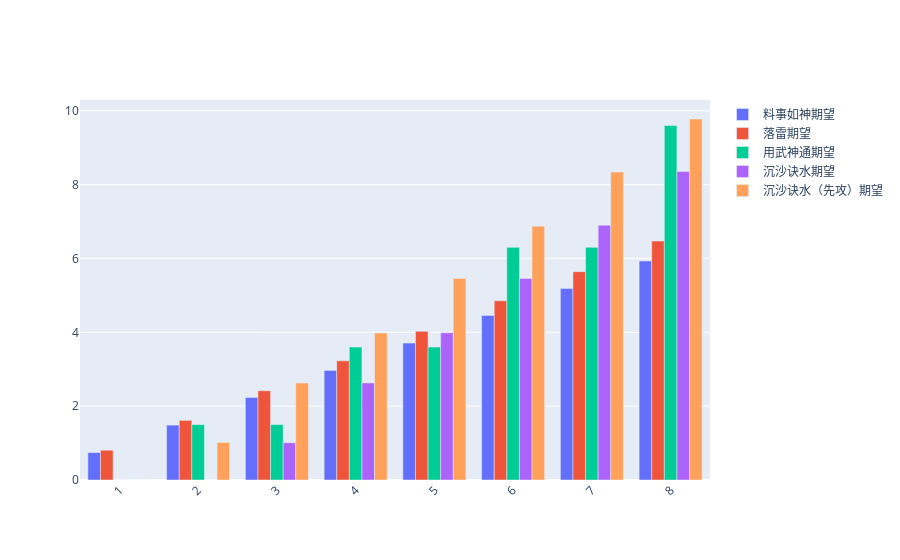

Here is the notebook cell this chart was saved with:
### Code cell
showBars(['料事如神期望', '落雷期望', '用武神通期望', '沉沙诀水期望', '沉沙诀水（先攻）期望'], [retLSRS, retLL, retYWST, retCSJS, retCSJS_X], totalNums)

### Figure 1 — Plotly figure (JSON) as saved in the notebook; plotly's stock layout.template omitted (floating-point values rounded to 4 significant figures)
{"data": [{"name": "料事如神期望", "type": "bar", "x": [1, 2, 3, 4, 5, 6, 7, 8], "y": [0.7421, 1.487, 2.232, 2.968, 3.707, 4.458, 5.189, 5.931]}, {"name": "落雷期望", "type": "bar", "x": [1, 2, 3, 4, 5, 6, 7, 8], "y": [0.8066, 1.614, 2.418, 3.227, 4.026, 4.853, 5.643, 6.471]}, {"name": "用武神通期望", "type": "bar", "x": [1, 2, 3, 4, 5, 6, 7, 8], "y": [0, 1.5, 1.5, 3.6, 3.6, 6.3, 6.3, 9.6]}, {"name": "沉沙诀水期望", "type": "bar", "x": [1, 2, 3, 4, 5, 6, 7, 8], "y": [0, 0, 1.008, 2.629, 3.986, 5.458, 6.902, 8.352]}, {"name": "沉沙诀水（先攻）期望", "type": "bar", "x": [1, 2, 3, 4, 5, 6, 7, 8], "y": [0, 1.017, 2.624, 3.979, 5.458, 6.874, 8.341, 9.777]}], "layout": {"barmode": "group", "xaxis": {"tickangle": -45}}}
